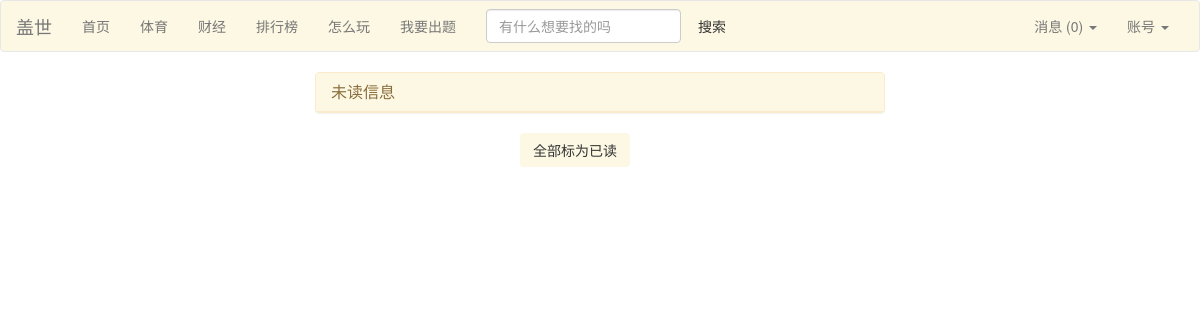
Page /inbox (signed in) on the earlier database version.
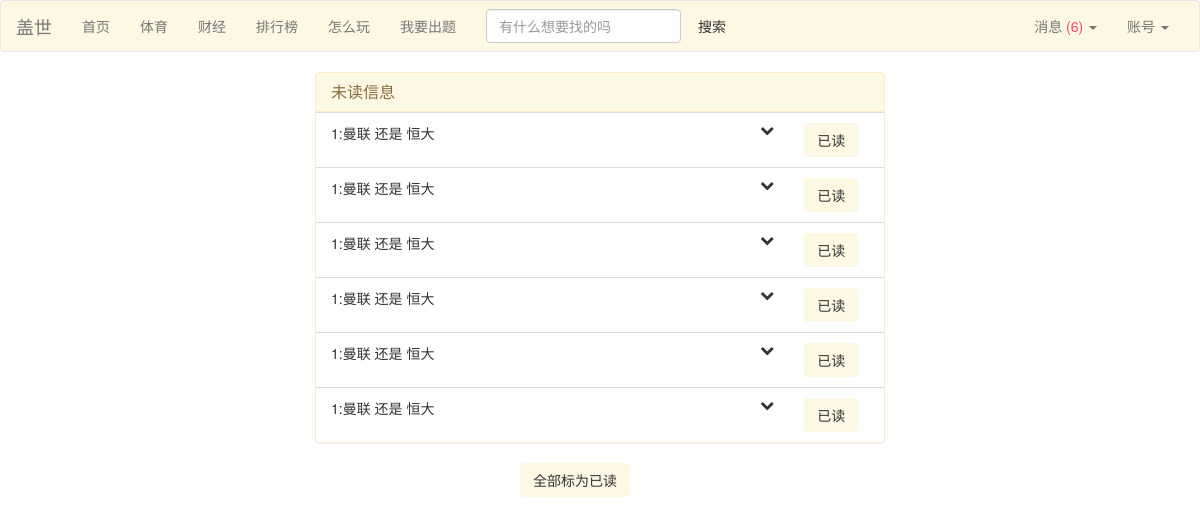
Same page on the later database version.
### Guess/models.py (models this page shows, shortened)
class Message(models.Model):
	owner = models.ForeignKey(Person)
	betting = models.ForeignKey(Betting)
	verbal = models.CharField(max_length=300)
	read = models.BooleanField(default=False)

class Betting(models.Model):
	better = models.ForeignKey(Person)
	game = models.ForeignKey(Game)
	side = models.BooleanField()  # True means home wins and vice versa
	num = models.IntegerField(default=1)
	outcome = models.BooleanField(default=False)
	price_at_buy = models.FloatField()
	price_at_sell = models.FloatField()
	cleared = models.BooleanField(default=False)  # cleared means the result of the betting has been updated to the person profile

class Game(models.Model):
	index = models.IntegerField()
	headline = models.TextField()
	begin = models.DateTimeField(auto_now_add=True)
	expire = models.DateTimeField()
	name_home = models.CharField(max_length=30)
	price_home = models.IntegerField(default=50)
	num_home = models.IntegerField(default=0)
	name_away = models.CharField(max_length=30)
	price_away = models.IntegerField(default=50)
	num_away = models.IntegerField(default=0)
	outcome = models.BooleanField(default=False)   # True means home wins and vice versa
	ended = models.BooleanField(default=False)
	event = models.IntegerField()
	is_primary = models.IntegerField(default=0)
	game_type = models.CharField(max_length=50)
	class Meta:
		ordering = ('expire',)

### Guess/views.py (the view, shortened to what this page needs)
# urls.py: url(r'^inbox$', 'Guess.views.inbox', name='inbox'),
def inbox(request):
	para = {}
	person = Person.objects.get(user=request.user)
	messages = Message.objects.filter(owner=person, read=False)
	para = encap_para(para, person)
	return render(request, 'inbox.html', para)

### Guess/views.py (called while the page is built)
def find_unread(person):
	return Message.objects.filter(owner=person, read=False)

def encap_para(para,person):
	messages = find_unread(person)
	para['unread'] = len(messages)
	para['messages'] = messages
	return para

### Guess/templates/inbox.html (shortened to what this page needs)
{% load bootstrap3 %}
{% include "nav_bar.html" %}
<link rel="stylesheet" href="//netdna.bootstrapcdn.com/font-awesome/4.0.3/css/font-awesome.min.css">
<div class="container col-md-6 col-md-offset-3">
    <form method="POST">
	<div class="panel panel-warning">
        <div class="panel-heading">
            <h3 class="panel-title">未读信息</h3>
        </div>
        <ul class="list-group">
            {% for m in messages %}
            <li class="list-group-item">
                <div class="row toggle" id="dropdown-detail-{{ m.pk }}" data-toggle="detail-{{ m.pk }}">
                    <div class="col-md-8">
                        {{ m.betting.game.headline }}:{{ m.betting.game.name_home }} 还是 {{ m.betting.game.name_away }}
                    </div>
                    <div class="col-md-2"><i class="fa fa-chevron-down pull-right"></i></div>
                    <div class="col-md-2">
                        <input class="btn marked_all_as_read" type="submit" value="已读" name="{{ m.pk }}"/>
                    </div>
                </div>
            </li>
            {% endfor %}
        </ul>
	</div>
    <div class="col-md-2 col-md-offset-4">
        <button class="btn marked_all_as_read" type="submit" name="marked_all_as_read">全部标为已读</button>
    </div>
    </form>
</div>

Differences in the rows shown:
added Message: betting.game.headline "1", betting.game.name_home "曼联", betting.game.name_away "恒大"
added Message: betting.game.headline "1", betting.game.name_home "曼联", betting.game.name_away "恒大"
added Message: betting.game.headline "1", betting.game.name_home "曼联", betting.game.name_away "恒大"
added Message: betting.game.headline "1", betting.game.name_home "曼联", betting.game.name_away "恒大"
added Message: betting.game.headline "1", betting.game.name_home "曼联", betting.game.name_away "恒大"
added Message: betting.game.headline "1", betting.game.name_home "曼联", betting.game.name_away "恒大"
Other differences:
{{ unread }}: (not shown) → "6"
{{ unread }}: "0" → (not shown)
